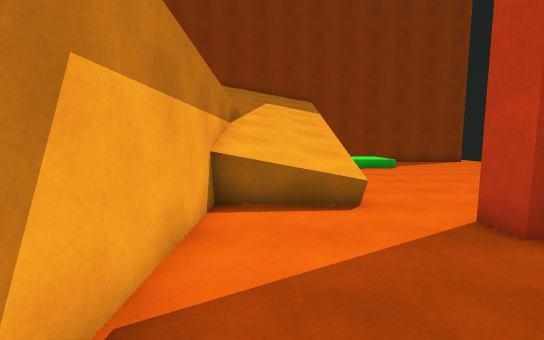
View 1 (above)

16 first-person views from a walk through a scene from a Unity 3-D project. The camera is 1.5 m above the floor, tilts 6° down and sees 90° across. The floor is counted in squares, 1 m on a side. Each view is taken from the middle of a square. On the plan, view 1 faces up. The plan holds only what a view shows up to about 14 squares ahead; the rest is blank. The place goes on beyond the plan.

View 2
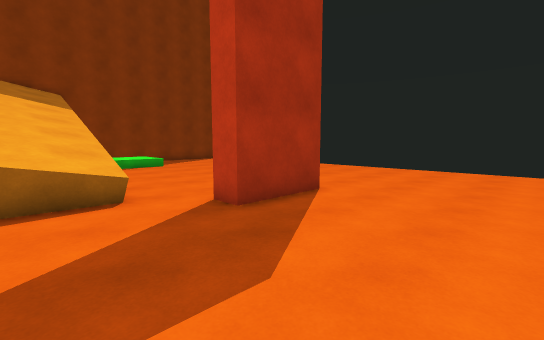

View 3
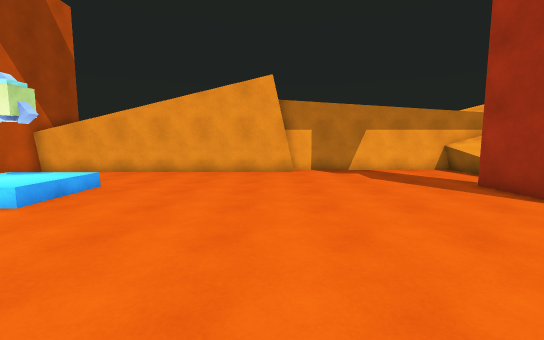

View 4
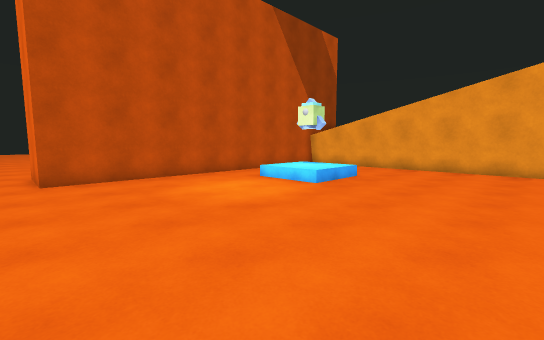

View 5
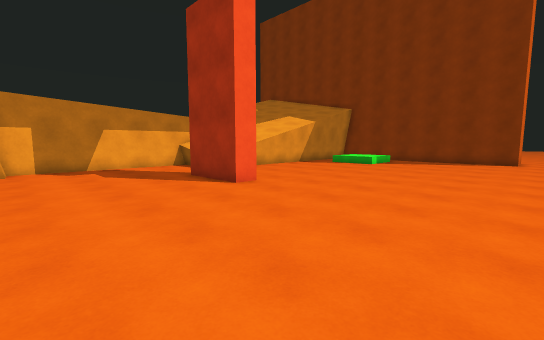

View 6
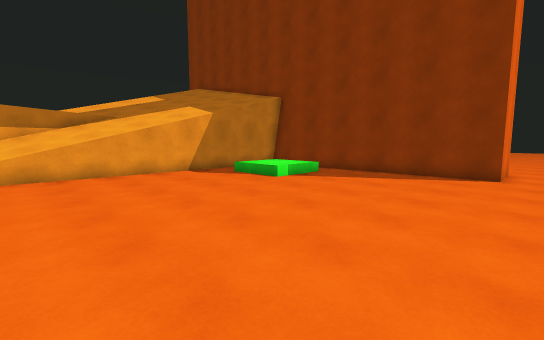

View 7
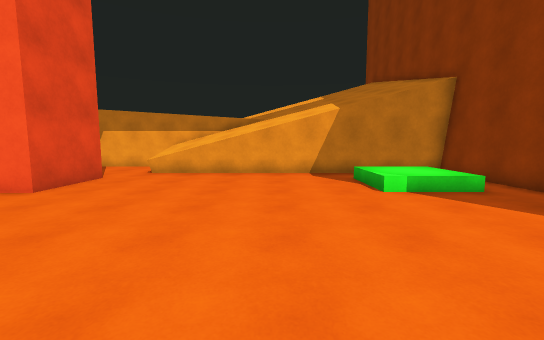

View 8
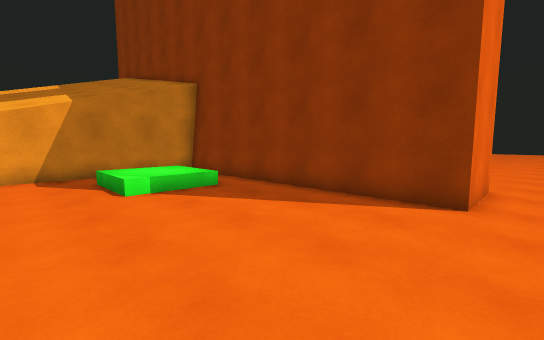

View 9
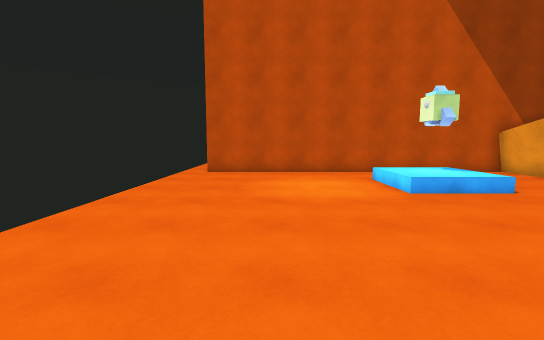

View 10
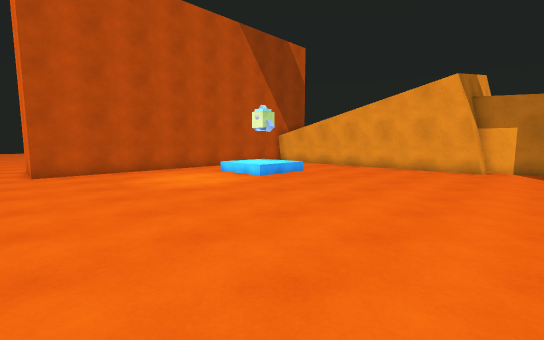

View 11
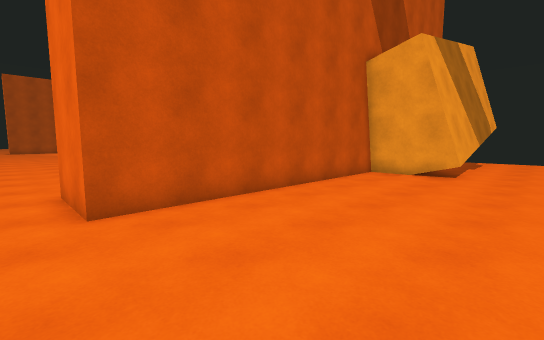

View 12
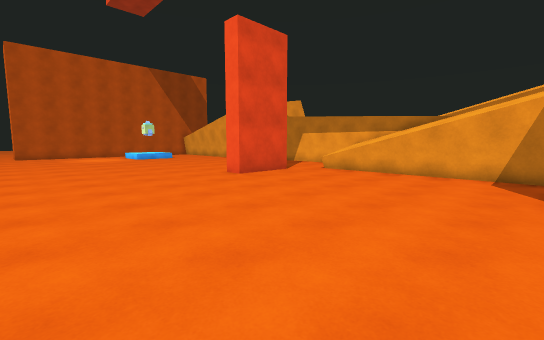

View 13
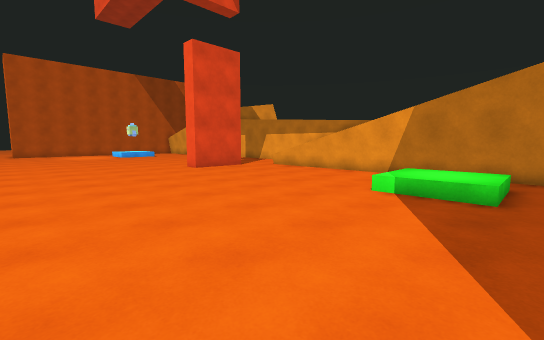

View 14
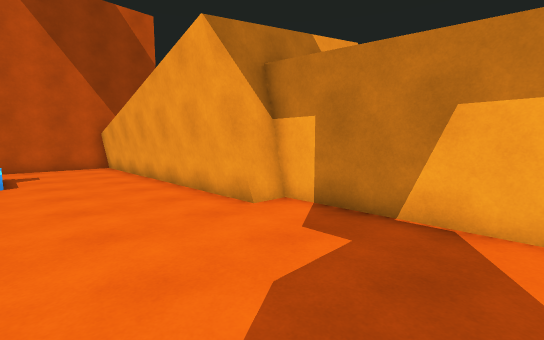

View 15
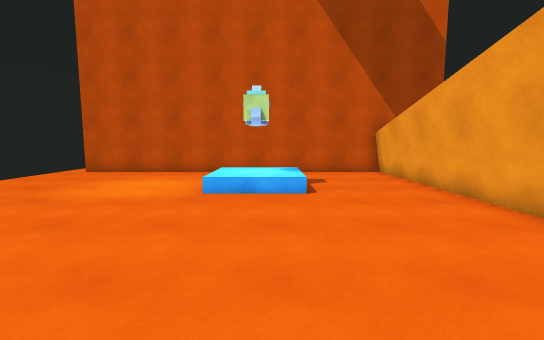

View 16
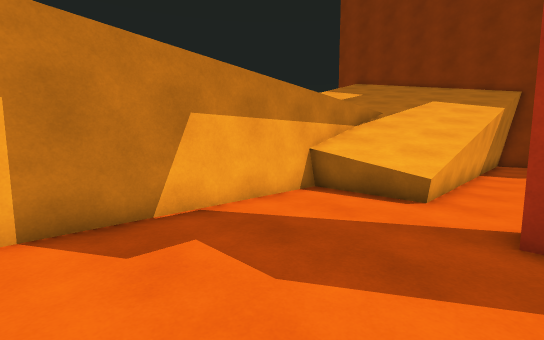

### Floor plan
Key: @ floor where view 1 was taken; # wall or solid block; . main floor; : floor 0.5 m higher than the main floor; / step, stairs or slope; ^ raised ledge; R rocket.
Columns run from 3 left of view 1 to 15 right of it. Each row starts with its distance up from view 1.
 29 ...................
 28 ...................
 27  #####.............
 26    ###.............
 25      #.............
 24      #.............
 23      #############.
 22                  #.
 21                  #.
 20      #############.
 19      #.............
 18      #./::/........
 17      #./::/........
 16      #./::/........
 15      #.............
 14      #.............
 13      #.............
 12      #.............
 11      #.............
 10     ^^.............
  9    ^^^.............
  8   ^^^^.............
  7   ^^^^.............
  6   ^^^^.............
  5  #.....####........
  4  #.....####........
  3  #.................
  2  #.................
  1  #.................
  0  #.@...............
 -1  #.................
 -2  ###...............
 -3    #...............
 -4    #...............
 -5    #...............
 -6    #...............
 -7    #...............
 -8    #...............
 -9    #.../::/........
-10    #.../RR/........
-11    #.../R:/........
-12    #...............
-13    #...............
-14    ###############.
-15                  #.
-16                  #.
-17                  #.
-18                  ..
-19                  ..
-20                  ..
-21                  ..

Positions as (right, up) in squares from view 1, and headings:
1: (0, 0), facing up
2: (0, -1), facing up-right
3: (13, -3), facing left
4: (15, -3), facing down-left
5: (15, -2), facing up-left
6: (15, 7), facing up-left
7: (15, 12), facing left
8: (15, 13), facing up-left
9: (11, -1), facing down
10: (15, 0), facing down-left
11: (15, 29), facing down-left
12: (15, 15), facing down-left
13: (15, 19), facing down-left
14: (4, 3), facing down-left
15: (5, -1), facing down
16: (4, -1), facing up-left
